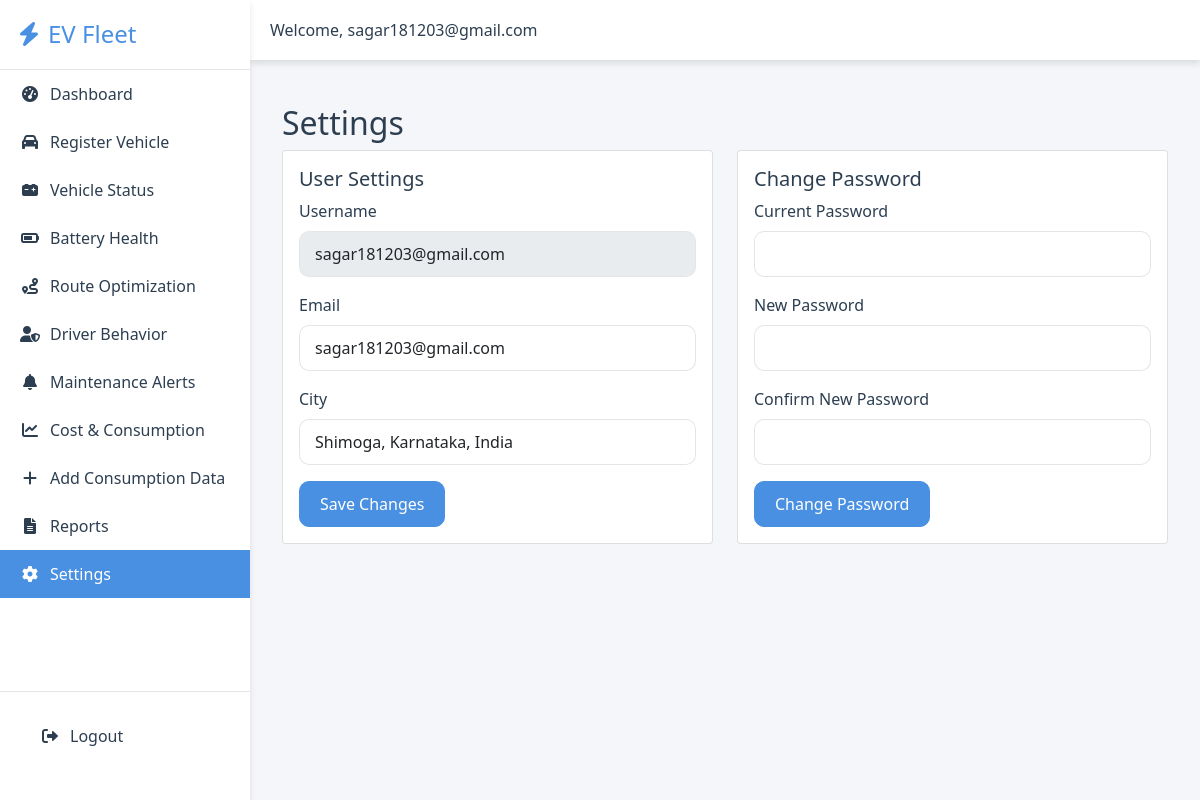
/settings (signed in), run on the app's committed database.
### app.py (models this page shows)
class User(db.Model):
    id = db.Column(db.Integer, primary_key=True)
    username = db.Column(db.String(80), unique=True, nullable=False)
    email = db.Column(db.String(170), unique=True, nullable=False)
    password = db.Column(db.String(80), nullable=False)
    city = db.Column(db.String(80), nullable=True)

### app.py (the view)
@app.route('/settings')
def settings():
    if not session.get('logged_in'):
        return redirect(url_for('login'))
    user = User.query.filter_by(username=session.get('username')).first()
    return render_template('settings.html', current_user=user)

### templates/settings.html (shortened to what this page needs)
{% extends "base.html" %}
{% block content %}
<div class="container mt-4">
    <h2>Settings</h2>
    <div class="row">
        <div class="col-md-6">
            <div class="card">
                <div class="card-body">
                    <h5 class="card-title">User Settings</h5>
                    <form id="userSettingsForm">
                        <div class="mb-3">
                            <label for="username" class="form-label">Username</label>
                            <input type="text" class="form-control" id="username" name="username" value="{{ current_user.username }}" readonly>
                        </div>
                        <div class="mb-3">
                            <label for="email" class="form-label">Email</label>
                            <input type="email" class="form-control" id="email" name="email" value="{{ current_user.email }}">
                        </div>
                        <div class="mb-3">
                            <label for="city" class="form-label">City</label>
                            <input type="text" class="form-control" id="city" name="city" value="{{ current_user.city }}">
                        </div>
                        <button type="submit" class="btn btn-primary">Save Changes</button>
                    </form>
                </div>
            </div>
        </div>
        <div class="col-md-6">
            <div class="card">
                <div class="card-body">
                    <h5 class="card-title">Change Password</h5>
                    <form id="passwordForm">
                        <div class="mb-3">
                            <label for="currentPassword" class="form-label">Current Password</label>
                            <input type="password" class="form-control" id="currentPassword" name="currentPassword" required>
                        </div>
                        <div class="mb-3">
                            <label for="newPassword" class="form-label">New Password</label>
                            <input type="password" class="form-control" id="newPassword" name="newPassword" required>
                        </div>
                        <div class="mb-3">
                            <label for="confirmPassword" class="form-label">Confirm New Password</label>
                            <input type="password" class="form-control" id="confirmPassword" name="confirmPassword" required>
                        </div>
                        <button type="submit" class="btn btn-primary">Change Password</button>
                    </form>
                </div>
            </div>
        </div>
    </div>
</div>
{% endblock %}

### static/css/style.css (style rules this page uses)
:root { --primary-color: #4a90e2; --secondary-color: #2c3e50; --success-color: #27ae60; --warning-color: #f39c12; --danger-color: #e74c3c; --background-color: #f5f6fa; --card-background: #ffffff; --text-primary: #2c3e50; --text-secondary: #7f8c8d; --shadow: 0 4px 6px rgba(0, 0, 0, 0.1); --border-radius: 10px; --sidebar-width: 250px; --sidebar-collapsed-width: 70px; --topbar-height: 60px; }
body { background-color: var(--background-color); color: var(--text-primary); font-family: 'Segoe UI', Tahoma, Geneva, Verdana, sans-serif; margin: 0; padding: 0; overflow-x: hidden; }
.form-control { border-radius: var(--border-radius); border: 1px solid rgba(0,0,0,0.1); padding: 10px 15px; }
.btn { border-radius: var(--border-radius); padding: 10px 20px; font-weight: 500; transition: all 0.3s ease; }
.btn-primary { background-color: var(--primary-color); border-color: var(--primary-color); }

### data on the page
User: username "sagar181203@gmail.com", email "sagar181203@gmail.com", city "Shimoga, Karnataka, India"

### other printed values
{{ session.get('username', 'User') }} "sagar181203@gmail.com"
